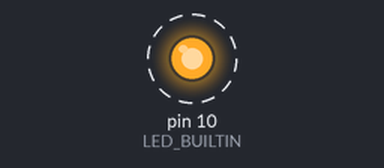
Bench run of a sketch on a simulated Arduino Uno, built with avr-gcc and run on an emulated ATmega328P. Parts: output pins drawn as LEDs (lit = HIGH). Dashed ring = blinking. What the sketch prints to the serial monitor is not drawn.

Above: at 0.5 s.
Timing chart, 0 to 4.6 s (numbered marks = the images above):
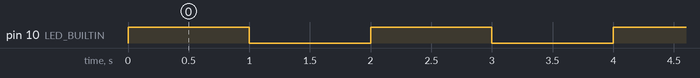

Measured:
- by itself, pin 10 (LED_BUILTIN): alternates HIGH for 1.0 s and LOW for 1.0 s

The sketch:

app.ino
```cpp
#include "config.h"

void setup() {
    Serial.begin(115200);
    Serial.setDebugOutput(true);
	pinMode(LED_BUILTIN, OUTPUT);
}
void loop() {
	Serial.println("HIGH");
	digitalWrite(LED_BUILTIN, HIGH);
	delay(1000);
	Serial.println("LOW");
	digitalWrite(LED_BUILTIN, LOW);
	delay(1000);
}
```

config.h
```cpp
#ifndef _CONFIG_H_
#define _CONFIG_H_

#define LED_BUILTIN 10

#endif
```
